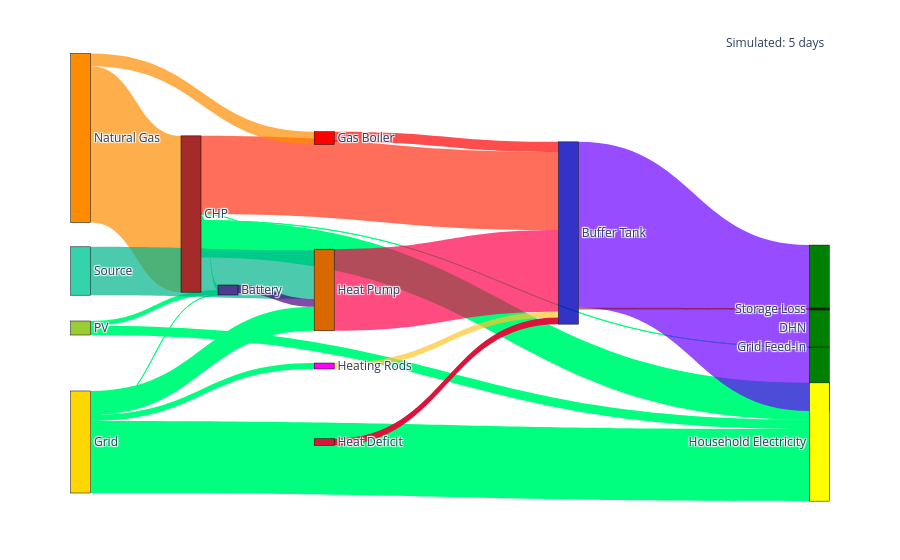

The code cell stored with this chart in its notebook:
### Markdown cell above
# DES Energy Balance

### Code cell
import plotly.graph_objects as go
sankey = generic_energy_sankey


# --- 4. DRAW THE PLOT ---
fig = go.Figure(data=[go.Sankey(
    arrangement = "freeform",
    valueformat = ".3s",
    valuesuffix = "Wh",
    
    # Define the Boxes (Nodes)
    node = dict(
      pad = 10,
      thickness = 20,
      line = dict(color = "black", width = 0.5),
      label = sankey["node_labels"],
      color = sankey["node_colors"],
      x = sankey["node_x"],       #add x positions
      y = sankey["node_y"]        #add y positions 
    ),
    # Define the Arrows (Links)
    link = dict(
      source = sankey["source_indices"],
      target = sankey["target_indices"],
      value = sankey["link_values"],
      color = sankey["link_colors"]
    )
)])
fig.add_annotation(x=1.01, y=1.18, xref="paper", yref="paper", text=f"Simulated: {round(days_simulated)} days", showarrow=False,font=dict(size=12))
fig.show()

### Figure 1 — Plotly figure (JSON) as saved in the notebook; plotly's stock layout.template omitted (floating-point values rounded to 4 significant figures)
{"data": [{"arrangement": "freeform", "link": {"color": ["springgreen", "springgreen", "springgreen", "springgreen", "springgreen", "springgreen", "springgreen", "springgreen", "springgreen", "springgreen", "rgba(255, 140, 0, 0.7)", "rgba(255, 49, 20, 0.7)", "rgba(255, 140, 0, 0.7)", "rgba(255, 0, 0, 0.7)", "rgba(0, 180, 138, 0.7)", "rgba(255, 0, 75, 0.7)", "rgba(255, 197, 41, 0.7)", "crimson", "rgba(75, 0, 130, 0.7)", "rgba(109, 0, 255, 0.7)", "rgba(130, 0, 3, 0.56)"], "source": [12, 2, 12, 2, 2, 5, 5, 5, 5, 2, 11, 2, 11, 4, 13, 8, 9, 7, 0, 1, 1], "target": [0, 0, 10, 10, 8, 0, 10, 8, 9, 6, 2, 1, 4, 1, 8, 1, 1, 1, 8, 3, 14], "value": [368000.0, 423200.0, 740400.0, 2911000.0, 98650.0, 483.8, 5706000.0, 1895000.0, 469400.0, 1043.0, 12363750, 6181875, 1000000, 800000, 3828000.0, 6455745, 460000, 521700.0, 628500.0, 13120000.0, 152500.0]}, "node": {"color": ["rgba(75, 0, 130, 0.7)", "rgba(0, 0, 189, 0.8)", "brown", "green", "red", "gold", "rgba(0, 168, 0, 0.5)", "crimson", "rgba(217, 104, 0, 1)", "magenta", "yellow", "darkorange", "yellowgreen", "rgba(0, 200, 150, 0.8)", "rgba(69, 0, 0, 0.76)"], "label": ["Battery", "Buffer Tank", "CHP", "DHN", "Gas Boiler", "Grid", "Grid Feed-In", "Heat Deficit", "Heat Pump", "Heating Rods", "Household Electricity", "Natural Gas", "PV", "Source", "Storage Loss"], "line": {"color": "black", "width": 0.5}, "pad": 10, "thickness": 20, "x": [0.2, 0.66, 0.15, 0.999, 0.33, 0.001, 0.999, 0.33, 0.33, 0.33, 0.999, 0.001, 0.001, 0.001, 0.999], "y": [0.5, 0.35, 0.3, 0.6, 0.1, 0.9, 0.65, 0.9, 0.5, 0.7, 0.9, 0.1, 0.6, 0.45, 0.55]}, "type": "sankey", "valueformat": ".3s", "valuesuffix": "Wh"}], "layout": {"annotations": [{"font": {"size": 12}, "showarrow": false, "text": "Simulated: 5 days", "x": 1.01, "xref": "paper", "y": 1.18, "yref": "paper"}]}}
